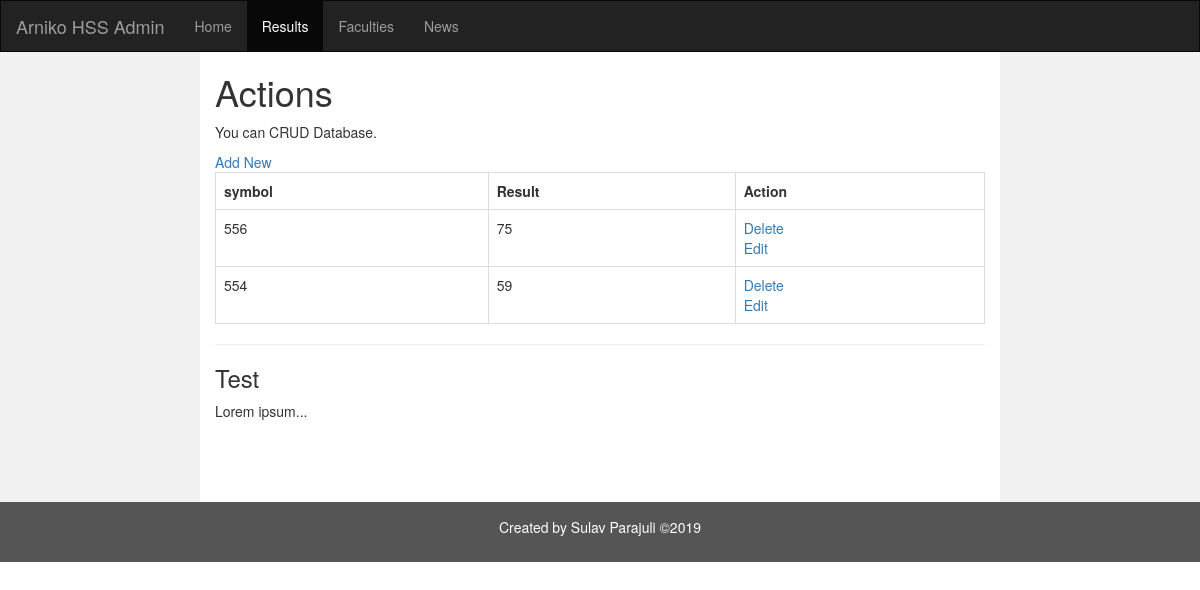
Screenshot of /admin/result.php with the database file from the repository.
### tables this page shows
CREATE TABLE `result` (
  `id` int(100) NOT NULL,
  `symbol` varchar(100) NOT NULL,
  `percent` varchar(4) NOT NULL
);

### admin/result.php (the view, shortened to what this page needs)
<!DOCTYPE html>
<html lang="en">
<head>
  <link rel="stylesheet" href="https://maxcdn.bootstrapcdn.com/bootstrap/3.4.0/css/bootstrap.min.css">
</head>
<body>
<nav class="navbar navbar-inverse">
  <div class="container-fluid">
    <div class="navbar-header">
      <a class="navbar-brand" href="#">Arniko HSS Admin</a>
    </div>
    <div class="collapse navbar-collapse" id="myNavbar">
      <ul class="nav navbar-nav">
        <li><a href="index.php">Home</a></li>
        <li class="active"><a href="result.php">Results</a></li>
        <li><a href="faculties.php">Faculties</a></li>
        <li><a href="news.php">News</a></li>
      </ul>
    </div>
  </div>
</nav>
<div class="container-fluid text-center">
  <div class="row content">
    <div class="col-sm-2 sidenav"></div>
    <div class="col-sm-8 text-left">
      <h1>Actions</h1>
      <p>You can CRUD Database.</p>
      <a href="addnew.php">Add New</a>
    <table class='table table-bordered '>
    <tr>
        <th>symbol</th>
        <th>Result</th>
        <th>Action</th>
    </tr>
    <?php
    include('../db.php');
    if ($conn->connect_error) {
        echo 'Problem Connecting to the Database';
        }
        else {
        $sql = "SELECT symbol,percent  FROM result";
        $result = $conn->query($sql);
        if ($result->num_rows > 0) {
            while($row = $result->fetch_assoc()) {
                $symbol = $row["symbol"];
                $percent = $row["percent"];
                ?>
            <tr>
                <td><?php echo $symbol;?></td>
                <td><?php echo $percent;?></td>
                <td> <a href="delete.php?symbol=<?php echo $symbol;?>"> Delete</a>
                <br><a href="edit.php?symbol=<?php echo $symbol;?>"> Edit</a>
                </td>
            </tr>
                <?php
        }
    }
    }
        ?>
    </table>
      <hr>
      <h3>Test</h3>
      <p>Lorem ipsum...</p>
    </div>
    <div class="col-sm-2 sidenav">
    </div>
  </div>
</div>
<footer class="container-fluid text-center">
  <p>Created by Sulav Parajuli &copy;2019</p>
</footer>
</body>
</html>

### admin/result.php (style rules this page uses)
.navbar { margin-bottom: 0; border-radius: 0; }
.row.content { height: 450px }
.sidenav { padding-top: 20px; background-color: #f1f1f1; height: 100%; }
footer { background-color: #555; color: white; padding: 15px; }

### rows the page displays
result: symbol "556", percent "75"
result: symbol "554", percent "59"
